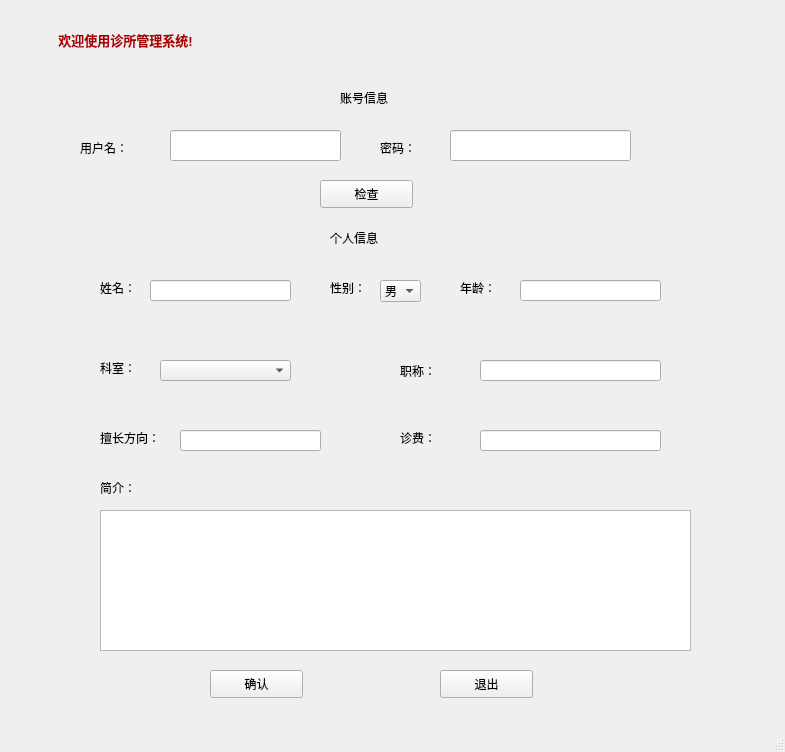
<?xml version="1.0" encoding="UTF-8"?>
<ui version="4.0">
 <class>AddDoctor</class>
 <widget class="QMainWindow" name="AddDoctor">
  <property name="geometry">
   <rect>
    <x>0</x>
    <y>0</y>
    <width>785</width>
    <height>752</height>
   </rect>
  </property>
  <property name="windowTitle">
   <string>诊所管理系统</string>
  </property>
  <widget class="QWidget" name="centralwidget">
   <widget class="QLabel" name="label_2">
    <property name="geometry">
     <rect>
      <x>340</x>
      <y>90</y>
      <width>72</width>
      <height>15</height>
     </rect>
    </property>
    <property name="text">
     <string>账号信息</string>
    </property>
   </widget>
   <widget class="QLabel" name="label_3">
    <property name="geometry">
     <rect>
      <x>80</x>
      <y>140</y>
      <width>61</width>
      <height>16</height>
     </rect>
    </property>
    <property name="text">
     <string>用户名：</string>
    </property>
   </widget>
   <widget class="QLineEdit" name="lineEdit">
    <property name="geometry">
     <rect>
      <x>170</x>
      <y>130</y>
      <width>171</width>
      <height>31</height>
     </rect>
    </property>
   </widget>
   <widget class="QLabel" name="label_4">
    <property name="geometry">
     <rect>
      <x>380</x>
      <y>140</y>
      <width>61</width>
      <height>16</height>
     </rect>
    </property>
    <property name="text">
     <string>密码：</string>
    </property>
   </widget>
   <widget class="QLineEdit" name="lineEdit_2">
    <property name="geometry">
     <rect>
      <x>450</x>
      <y>130</y>
      <width>181</width>
      <height>31</height>
     </rect>
    </property>
   </widget>
   <widget class="QPushButton" name="pushButton">
    <property name="geometry">
     <rect>
      <x>320</x>
      <y>180</y>
      <width>93</width>
      <height>28</height>
     </rect>
    </property>
    <property name="text">
     <string>检查</string>
    </property>
   </widget>
   <widget class="QLabel" name="label_5">
    <property name="geometry">
     <rect>
      <x>330</x>
      <y>230</y>
      <width>72</width>
      <height>15</height>
     </rect>
    </property>
    <property name="text">
     <string>个人信息</string>
    </property>
   </widget>
   <widget class="QLabel" name="label_6">
    <property name="geometry">
     <rect>
      <x>100</x>
      <y>280</y>
      <width>61</width>
      <height>16</height>
     </rect>
    </property>
    <property name="text">
     <string>姓名：</string>
    </property>
   </widget>
   <widget class="QLineEdit" name="lineEdit_3">
    <property name="geometry">
     <rect>
      <x>150</x>
      <y>280</y>
      <width>141</width>
      <height>21</height>
     </rect>
    </property>
   </widget>
   <widget class="QLabel" name="label_7">
    <property name="geometry">
     <rect>
      <x>330</x>
      <y>280</y>
      <width>51</width>
      <height>16</height>
     </rect>
    </property>
    <property name="text">
     <string>性别：</string>
    </property>
   </widget>
   <widget class="QComboBox" name="comboBox">
    <property name="geometry">
     <rect>
      <x>380</x>
      <y>280</y>
      <width>41</width>
      <height>22</height>
     </rect>
    </property>
    <item>
     <property name="text">
      <string>男</string>
     </property>
    </item>
    <item>
     <property name="text">
      <string>女</string>
     </property>
    </item>
   </widget>
   <widget class="QLabel" name="label_8">
    <property name="geometry">
     <rect>
      <x>460</x>
      <y>280</y>
      <width>51</width>
      <height>16</height>
     </rect>
    </property>
    <property name="text">
     <string>年龄：</string>
    </property>
   </widget>
   <widget class="QLineEdit" name="lineEdit_4">
    <property name="geometry">
     <rect>
      <x>520</x>
      <y>280</y>
      <width>141</width>
      <height>21</height>
     </rect>
    </property>
   </widget>
   <widget class="QLabel" name="label_9">
    <property name="geometry">
     <rect>
      <x>100</x>
      <y>360</y>
      <width>51</width>
      <height>16</height>
     </rect>
    </property>
    <property name="text">
     <string>科室：</string>
    </property>
   </widget>
   <widget class="QComboBox" name="comboBox_2">
    <property name="geometry">
     <rect>
      <x>160</x>
      <y>360</y>
      <width>131</width>
      <height>21</height>
     </rect>
    </property>
   </widget>
   <widget class="QLabel" name="label_10">
    <property name="geometry">
     <rect>
      <x>400</x>
      <y>360</y>
      <width>51</width>
      <height>21</height>
     </rect>
    </property>
    <property name="text">
     <string>职称：</string>
    </property>
   </widget>
   <widget class="QLineEdit" name="lineEdit_5">
    <property name="geometry">
     <rect>
      <x>480</x>
      <y>360</y>
      <width>181</width>
      <height>21</height>
     </rect>
    </property>
   </widget>
   <widget class="QLabel" name="label_11">
    <property name="geometry">
     <rect>
      <x>100</x>
      <y>430</y>
      <width>72</width>
      <height>15</height>
     </rect>
    </property>
    <property name="text">
     <string>擅长方向：</string>
    </property>
   </widget>
   <widget class="QLineEdit" name="lineEdit_6">
    <property name="geometry">
     <rect>
      <x>180</x>
      <y>430</y>
      <width>141</width>
      <height>21</height>
     </rect>
    </property>
   </widget>
   <widget class="QLabel" name="label_12">
    <property name="geometry">
     <rect>
      <x>400</x>
      <y>430</y>
      <width>51</width>
      <height>16</height>
     </rect>
    </property>
    <property name="text">
     <string>诊费：</string>
    </property>
   </widget>
   <widget class="QLineEdit" name="lineEdit_7">
    <property name="geometry">
     <rect>
      <x>480</x>
      <y>430</y>
      <width>181</width>
      <height>21</height>
     </rect>
    </property>
   </widget>
   <widget class="QLabel" name="label_13">
    <property name="geometry">
     <rect>
      <x>100</x>
      <y>480</y>
      <width>72</width>
      <height>15</height>
     </rect>
    </property>
    <property name="text">
     <string>简介：</string>
    </property>
   </widget>
   <widget class="QTextEdit" name="textEdit">
    <property name="geometry">
     <rect>
      <x>100</x>
      <y>510</y>
      <width>591</width>
      <height>141</height>
     </rect>
    </property>
   </widget>
   <widget class="QPushButton" name="pushButton_2">
    <property name="geometry">
     <rect>
      <x>210</x>
      <y>670</y>
      <width>93</width>
      <height>28</height>
     </rect>
    </property>
    <property name="text">
     <string>确认</string>
    </property>
   </widget>
   <widget class="QLabel" name="label">
    <property name="geometry">
     <rect>
      <x>20</x>
      <y>20</y>
      <width>211</width>
      <height>41</height>
     </rect>
    </property>
    <property name="text">
     <string>&lt;html&gt;&lt;head/&gt;&lt;body&gt;&lt;p align=&quot;center&quot;&gt;&lt;span style=&quot; font-size:10pt; font-weight:600; color:#aa0000;&quot;&gt;欢迎使用诊所管理系统!&lt;/span&gt;&lt;/p&gt;&lt;/body&gt;&lt;/html&gt;</string>
    </property>
   </widget>
   <widget class="QPushButton" name="pushButton_3">
    <property name="geometry">
     <rect>
      <x>440</x>
      <y>670</y>
      <width>93</width>
      <height>28</height>
     </rect>
    </property>
    <property name="text">
     <string>退出</string>
    </property>
   </widget>
   <zorder>lineEdit_3</zorder>
   <zorder>lineEdit_5</zorder>
   <zorder>label_12</zorder>
   <zorder>label_10</zorder>
   <zorder>textEdit</zorder>
   <zorder>pushButton</zorder>
   <zorder>lineEdit_2</zorder>
   <zorder>label_2</zorder>
   <zorder>label_13</zorder>
   <zorder>label_11</zorder>
   <zorder>lineEdit</zorder>
   <zorder>label_9</zorder>
   <zorder>pushButton_3</zorder>
   <zorder>lineEdit_4</zorder>
   <zorder>lineEdit_6</zorder>
   <zorder>label_5</zorder>
   <zorder>pushButton_2</zorder>
   <zorder>label_8</zorder>
   <zorder>label_7</zorder>
   <zorder>label_4</zorder>
   <zorder>label_6</zorder>
   <zorder>lineEdit_7</zorder>
   <zorder>comboBox</zorder>
   <zorder>comboBox_2</zorder>
   <zorder>label_3</zorder>
   <zorder>label</zorder>
  </widget>
  <widget class="QStatusBar" name="statusbar"/>
 </widget>
 <resources/>
 <connections/>
</ui>
